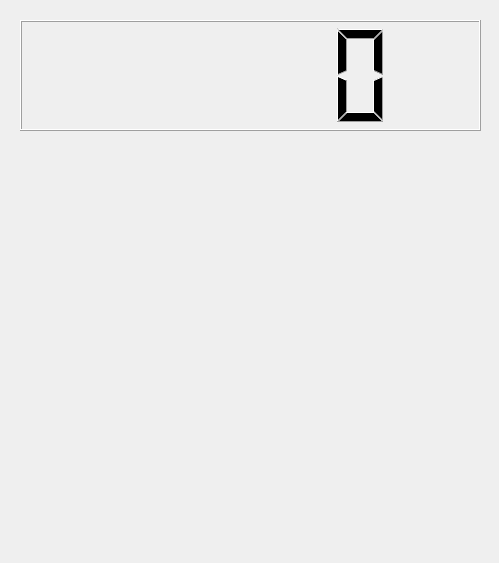
<?xml version="1.0" encoding="UTF-8"?>
<ui version="4.0">
 <class>Form</class>
 <widget class="QWidget" name="Form">
  <property name="geometry">
   <rect>
    <x>0</x>
    <y>0</y>
    <width>499</width>
    <height>563</height>
   </rect>
  </property>
  <property name="font">
   <font>
    <pointsize>12</pointsize>
    <weight>50</weight>
    <bold>false</bold>
   </font>
  </property>
  <property name="mouseTracking">
   <bool>false</bool>
  </property>
  <property name="windowTitle">
   <string>Form</string>
  </property>
  <widget class="QLCDNumber" name="lcdNumber">
   <property name="geometry">
    <rect>
     <x>20</x>
     <y>20</y>
     <width>461</width>
     <height>111</height>
    </rect>
   </property>
  </widget>
  <widget class="QWidget" name="gridLayoutWidget">
   <property name="geometry">
    <rect>
     <x>20</x>
     <y>150</y>
     <width>261</width>
     <height>391</height>
    </rect>
   </property>
   <layout class="QGridLayout" name="gridLayout"/>
  </widget>
  <widget class="QWidget" name="gridLayoutWidget_2">
   <property name="geometry">
    <rect>
     <x>300</x>
     <y>150</y>
     <width>181</width>
     <height>281</height>
    </rect>
   </property>
   <layout class="QGridLayout" name="operations"/>
  </widget>
 </widget>
 <resources/>
 <connections/>
</ui>
